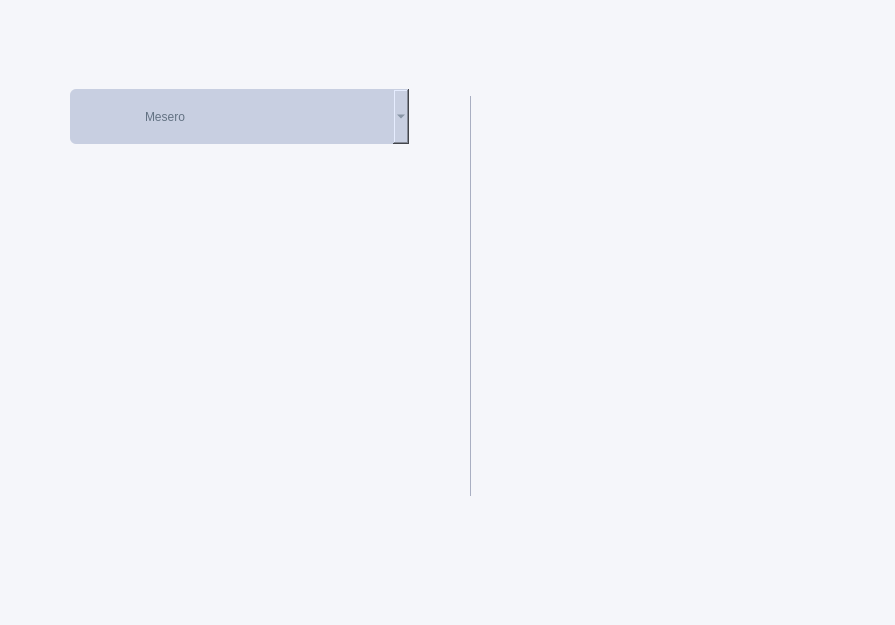
<?xml version="1.0" encoding="UTF-8"?>
<ui version="4.0">
 <class>MainWindow</class>
 <widget class="QMainWindow" name="MainWindow">
  <property name="geometry">
   <rect>
    <x>0</x>
    <y>0</y>
    <width>895</width>
    <height>625</height>
   </rect>
  </property>
  <property name="maximumSize">
   <size>
    <width>895</width>
    <height>625</height>
   </size>
  </property>
  <property name="windowTitle">
   <string>Appetizer</string>
  </property>
  <property name="styleSheet">
   <string notr="true">QListView,
QTableView {
    show-decoration-selected: 0; /* make the selection span the entire width of the view */
    selection-background-color:  none;
}
</string>
  </property>
  <widget class="QWidget" name="centralwidget">
   <widget class="QStackedWidget" name="stackedWidget">
    <property name="geometry">
     <rect>
      <x>0</x>
      <y>0</y>
      <width>895</width>
      <height>625</height>
     </rect>
    </property>
    <property name="maximumSize">
     <size>
      <width>895</width>
      <height>625</height>
     </size>
    </property>
    <property name="currentIndex">
     <number>0</number>
    </property>
    <widget class="QWidget" name="loginPage">
     <widget class="QComboBox" name="lista_categorias">
      <property name="geometry">
       <rect>
        <x>70</x>
        <y>89</y>
        <width>339</width>
        <height>55</height>
       </rect>
      </property>
      <property name="styleSheet">
       <string notr="true">background-color: #C8CFE1;
border-radius: 6px;

font: 15px &quot;SF Pro Text&quot;;
padding-left: 75px;

color: #637283;</string>
      </property>
      <item>
       <property name="text">
        <string>Mesero</string>
       </property>
      </item>
      <item>
       <property name="text">
        <string>Host</string>
       </property>
      </item>
      <item>
       <property name="text">
        <string>Cocinero</string>
       </property>
      </item>
      <item>
       <property name="text">
        <string>Manager</string>
       </property>
      </item>
      <item>
       <property name="text">
        <string>Cajero</string>
       </property>
      </item>
     </widget>
     <widget class="KeypadWidget" name="keypad" native="true">
      <property name="geometry">
       <rect>
        <x>540</x>
        <y>147</y>
        <width>280</width>
        <height>332</height>
       </rect>
      </property>
      <property name="minimumSize">
       <size>
        <width>253</width>
        <height>40</height>
       </size>
      </property>
     </widget>
     <widget class="QListView" name="userListView">
      <property name="geometry">
       <rect>
        <x>60</x>
        <y>168</y>
        <width>361</width>
        <height>361</height>
       </rect>
      </property>
      <property name="styleSheet">
       <string notr="true">border: none;
background: #F5F6FA;</string>
      </property>
      <property name="horizontalScrollBarPolicy">
       <enum>Qt::ScrollBarAlwaysOff</enum>
      </property>
      <property name="editTriggers">
       <set>QAbstractItemView::NoEditTriggers</set>
      </property>
      <property name="spacing">
       <number>6</number>
      </property>
     </widget>
     <widget class="QLabel" name="label_2">
      <property name="geometry">
       <rect>
        <x>0</x>
        <y>0</y>
        <width>1361</width>
        <height>767</height>
       </rect>
      </property>
      <property name="styleSheet">
       <string notr="true">background: #F5F6FA;</string>
      </property>
      <property name="text">
       <string/>
      </property>
     </widget>
     <widget class="QLabel" name="label_3">
      <property name="geometry">
       <rect>
        <x>470</x>
        <y>96</y>
        <width>1</width>
        <height>400</height>
       </rect>
      </property>
      <property name="styleSheet">
       <string notr="true">

border: 0.749581px solid #A9AFC2;
</string>
      </property>
      <property name="text">
       <string/>
      </property>
     </widget>
     <zorder>label_2</zorder>
     <zorder>lista_categorias</zorder>
     <zorder>keypad</zorder>
     <zorder>userListView</zorder>
     <zorder>label_3</zorder>
    </widget>
    <widget class="QWidget" name="ui_mesero">
     <property name="styleSheet">
      <string notr="true">#ui_mesero{
background: #F5F6FA;
}</string>
     </property>
     <widget class="QStackedWidget" name="mesero_stacked">
      <property name="geometry">
       <rect>
        <x>-1</x>
        <y>44</y>
        <width>901</width>
        <height>581</height>
       </rect>
      </property>
      <property name="styleSheet">
       <string notr="true">#mesero_stacked{
background: red;
}</string>
      </property>
      <property name="currentIndex">
       <number>0</number>
      </property>
      <widget class="QWidget" name="mesas">
       <property name="styleSheet">
        <string notr="true">#mesas{
background: #F5F6FA;
}</string>
       </property>
       <widget class="RestaurantMap" name="restaurantMapMesero" native="true">
        <property name="geometry">
         <rect>
          <x>0</x>
          <y>1</y>
          <width>895</width>
          <height>577</height>
         </rect>
        </property>
       </widget>
      </widget>
      <widget class="QWidget" name="orden">
       <property name="styleSheet">
        <string notr="true">#orden{
background: #F5F6FA;
}</string>
       </property>
       <widget class="MenuPlatillos" name="menuPlatillos" native="true">
        <property name="geometry">
         <rect>
          <x>0</x>
          <y>0</y>
          <width>482</width>
          <height>581</height>
         </rect>
        </property>
       </widget>
       <widget class="Orden" name="cuentaWidget" native="true">
        <property name="geometry">
         <rect>
          <x>480</x>
          <y>20</y>
          <width>381</width>
          <height>526</height>
         </rect>
        </property>
        <property name="styleSheet">
         <string notr="true">#cuentaWidget{
	background: white;
	border: 1px solid #C8CFE1;
	border-radius: 5px;
}</string>
        </property>
       </widget>
       <widget class="QLabel" name="label">
        <property name="geometry">
         <rect>
          <x>480</x>
          <y>20</y>
          <width>381</width>
          <height>531</height>
         </rect>
        </property>
        <property name="styleSheet">
         <string notr="true">color: blue;</string>
        </property>
        <property name="text">
         <string/>
        </property>
        <property name="pixmap">
         <pixmap resource="Resources.qrc">:/Img/orden_bg.png</pixmap>
        </property>
       </widget>
       <zorder>label</zorder>
       <zorder>menuPlatillos</zorder>
       <zorder>cuentaWidget</zorder>
      </widget>
     </widget>
     <widget class="QPushButton" name="pushButton">
      <property name="geometry">
       <rect>
        <x>1220</x>
        <y>40</y>
        <width>75</width>
        <height>23</height>
       </rect>
      </property>
      <property name="text">
       <string>PushButton</string>
      </property>
     </widget>
     <widget class="QLabel" name="teclado">
      <property name="enabled">
       <bool>true</bool>
      </property>
      <property name="geometry">
       <rect>
        <x>0</x>
        <y>328</y>
        <width>895</width>
        <height>301</height>
       </rect>
      </property>
      <property name="acceptDrops">
       <bool>false</bool>
      </property>
      <property name="text">
       <string/>
      </property>
      <property name="pixmap">
       <pixmap resource="Resources.qrc">:/Img/keyboard.png</pixmap>
      </property>
     </widget>
     <zorder>teclado</zorder>
     <zorder>mesero_stacked</zorder>
     <zorder>pushButton</zorder>
    </widget>
    <widget class="QWidget" name="ui_host">
     <widget class="QLabel" name="label_5">
      <property name="geometry">
       <rect>
        <x>450</x>
        <y>300</y>
        <width>58</width>
        <height>16</height>
       </rect>
      </property>
      <property name="text">
       <string>Host</string>
      </property>
     </widget>
    </widget>
    <widget class="QWidget" name="ui_cajero">
     <widget class="QLabel" name="label_6">
      <property name="geometry">
       <rect>
        <x>420</x>
        <y>290</y>
        <width>58</width>
        <height>16</height>
       </rect>
      </property>
      <property name="text">
       <string>cajero</string>
      </property>
     </widget>
    </widget>
    <widget class="QWidget" name="ui_cocinero">
     <property name="styleSheet">
      <string notr="true">background-color:#F5F6FA;</string>
     </property>
     <widget class="QLabel" name="label_7">
      <property name="geometry">
       <rect>
        <x>430</x>
        <y>310</y>
        <width>58</width>
        <height>16</height>
       </rect>
      </property>
      <property name="text">
       <string>Cocinero</string>
      </property>
     </widget>
     <widget class="ListaEmpleados" name="widget" native="true">
      <property name="geometry">
       <rect>
        <x>10</x>
        <y>50</y>
        <width>482</width>
        <height>571</height>
       </rect>
      </property>
     </widget>
     <widget class="CrudEmpleados" name="widget_2" native="true">
      <property name="geometry">
       <rect>
        <x>489</x>
        <y>49</y>
        <width>411</width>
        <height>571</height>
       </rect>
      </property>
      <property name="styleSheet">
       <string notr="true">background: #C8CFE1;</string>
      </property>
     </widget>
     <widget class="QLabel" name="crudEmpleados">
      <property name="geometry">
       <rect>
        <x>490</x>
        <y>40</y>
        <width>411</width>
        <height>591</height>
       </rect>
      </property>
      <property name="styleSheet">
       <string notr="true">#crudEmpleados{
	background: #C8CFE1;
	border: 1px solid #C8CFE1;
	border-radius: 5px;
}</string>
      </property>
      <property name="text">
       <string/>
      </property>
     </widget>
     <zorder>crudEmpleados</zorder>
     <zorder>label_7</zorder>
     <zorder>widget</zorder>
     <zorder>widget_2</zorder>
    </widget>
    <widget class="QWidget" name="ui_manager">
     <property name="styleSheet">
      <string notr="true">#ui_manager{
background: #F5F6FA;
}</string>
     </property>
     <widget class="QStackedWidget" name="manager_stacked">
      <property name="geometry">
       <rect>
        <x>0</x>
        <y>43</y>
        <width>895</width>
        <height>579</height>
       </rect>
      </property>
      <property name="styleSheet">
       <string notr="true"/>
      </property>
      <property name="currentIndex">
       <number>1</number>
      </property>
      <widget class="QWidget" name="layout_editor">
       <property name="styleSheet">
        <string notr="true">#layout_editor{
background: #F5F6FA;
}</string>
       </property>
       <widget class="RestaurantMap" name="restaurantMap" native="true">
        <property name="geometry">
         <rect>
          <x>0</x>
          <y>1</y>
          <width>895</width>
          <height>577</height>
         </rect>
        </property>
       </widget>
      </widget>
      <widget class="QWidget" name="gestionar_menu">
       <property name="styleSheet">
        <string notr="true"/>
       </property>
       <widget class="MenuPlatillos" name="editarMenu" native="true">
        <property name="geometry">
         <rect>
          <x>0</x>
          <y>0</y>
          <width>482</width>
          <height>581</height>
         </rect>
        </property>
        <property name="styleSheet">
         <string notr="true"/>
        </property>
       </widget>
       <widget class="CrudPlatillo" name="platillo" native="true">
        <property name="geometry">
         <rect>
          <x>483</x>
          <y>0</y>
          <width>412</width>
          <height>581</height>
         </rect>
        </property>
        <property name="styleSheet">
         <string notr="true"/>
        </property>
       </widget>
       <widget class="QLabel" name="crudBg">
        <property name="geometry">
         <rect>
          <x>480</x>
          <y>0</y>
          <width>421</width>
          <height>581</height>
         </rect>
        </property>
        <property name="styleSheet">
         <string notr="true">#crudBg{
	background: #C8CFE1;
	border: 1px solid #C8CFE1;
	border-radius: 5px;
}</string>
        </property>
        <property name="text">
         <string/>
        </property>
       </widget>
       <zorder>crudBg</zorder>
       <zorder>editarMenu</zorder>
       <zorder>platillo</zorder>
      </widget>
     </widget>
     <widget class="QWidget" name="sideMenu" native="true">
      <property name="geometry">
       <rect>
        <x>0</x>
        <y>45</y>
        <width>191</width>
        <height>591</height>
       </rect>
      </property>
      <property name="styleSheet">
       <string notr="true">#sideMenu{
	background: #FFB200;
}</string>
      </property>
      <widget class="QPushButton" name="ham_mesas">
       <property name="geometry">
        <rect>
         <x>21</x>
         <y>40</y>
         <width>151</width>
         <height>32</height>
        </rect>
       </property>
       <property name="cursor">
        <cursorShape>PointingHandCursor</cursorShape>
       </property>
       <property name="styleSheet">
        <string notr="true">QPushButton{
border: none;
background: none; 
font: &quot;SF Pro&quot; 12px;
color: rgba(255,255,255,0.7);
}

QPushButton:hover{
	color: white;
}</string>
       </property>
       <property name="text">
        <string>Distribución de mesas</string>
       </property>
      </widget>
      <widget class="QPushButton" name="ham_menu">
       <property name="geometry">
        <rect>
         <x>20</x>
         <y>80</y>
         <width>151</width>
         <height>32</height>
        </rect>
       </property>
       <property name="cursor">
        <cursorShape>PointingHandCursor</cursorShape>
       </property>
       <property name="styleSheet">
        <string notr="true">QPushButton{
border: none;
background: none; 
font: &quot;SF Pro&quot; 12px;
color: rgba(255,255,255,0.7);
}

QPushButton:hover{
	color: white;
}</string>
       </property>
       <property name="text">
        <string>Editar Menú</string>
       </property>
      </widget>
     </widget>
     <zorder>sideMenu</zorder>
     <zorder>manager_stacked</zorder>
    </widget>
   </widget>
   <widget class="Navegador" name="header" native="true">
    <property name="geometry">
     <rect>
      <x>0</x>
      <y>0</y>
      <width>895</width>
      <height>45</height>
     </rect>
    </property>
   </widget>
   <widget class="QWidget" name="profileMenu" native="true">
    <property name="geometry">
     <rect>
      <x>700</x>
      <y>48</y>
      <width>120</width>
      <height>51</height>
     </rect>
    </property>
    <property name="styleSheet">
     <string notr="true">#profileMenu{
background: #C8CFE1;
}
</string>
    </property>
    <widget class="QPushButton" name="cerrarSesion_Btn">
     <property name="geometry">
      <rect>
       <x>0</x>
       <y>10</y>
       <width>121</width>
       <height>32</height>
      </rect>
     </property>
     <property name="cursor">
      <cursorShape>PointingHandCursor</cursorShape>
     </property>
     <property name="styleSheet">
      <string notr="true">#cerrarSesion_Btn{
border:none;
background: none;
color: #3E5066;
font: 13px &quot;SF Pro Text&quot;;
}

#cerrarSesion_Btn:hover{
text-decoration: underline;
}</string>
     </property>
     <property name="text">
      <string>Cerrar Sesión</string>
     </property>
    </widget>
   </widget>
   <widget class="ComponenteNotificaciones" name="notificaciones" native="true">
    <property name="geometry">
     <rect>
      <x>595</x>
      <y>40</y>
      <width>301</width>
      <height>401</height>
     </rect>
    </property>
    <property name="styleSheet">
     <string notr="true">#notificaciones{background: lightblue;
}</string>
    </property>
   </widget>
   <zorder>profileMenu</zorder>
   <zorder>notificaciones</zorder>
   <zorder>stackedWidget</zorder>
   <zorder>header</zorder>
  </widget>
 </widget>
 <customwidgets>
  <customwidget>
   <class>KeypadWidget</class>
   <extends>QWidget</extends>
   <header>keypadwidget.h</header>
   <container>1</container>
  </customwidget>
  <customwidget>
   <class>MenuPlatillos</class>
   <extends>QWidget</extends>
   <header>components-mesero/menuplatillos.h</header>
   <container>1</container>
  </customwidget>
  <customwidget>
   <class>Navegador</class>
   <extends>QWidget</extends>
   <header>components-layout/navegador.h</header>
   <container>1</container>
  </customwidget>
  <customwidget>
   <class>Orden</class>
   <extends>QWidget</extends>
   <header>orden.h</header>
   <container>1</container>
  </customwidget>
  <customwidget>
   <class>RestaurantMap</class>
   <extends>QWidget</extends>
   <header>components-layout/restaurantmap.h</header>
   <container>1</container>
  </customwidget>
  <customwidget>
   <class>ComponenteNotificaciones</class>
   <extends>QWidget</extends>
   <header location="global">components-mesero/componentenotificaciones.h</header>
   <container>1</container>
  </customwidget>
  <customwidget>
   <class>CrudPlatillo</class>
   <extends>QWidget</extends>
   <header location="global">components-manager/crudplatillo.h</header>
   <container>1</container>
  </customwidget>
  <customwidget>
   <class>ListaEmpleados</class>
   <extends>QWidget</extends>
   <header location="global">components-manager/listaempleados.h</header>
   <container>1</container>
  </customwidget>
  <customwidget>
   <class>CrudEmpleados</class>
   <extends>QWidget</extends>
   <header location="global">components-manager/crudempleados.h</header>
   <container>1</container>
  </customwidget>
 </customwidgets>
 <resources>
  <include location="Resources.qrc"/>
 </resources>
 <connections/>
</ui>
